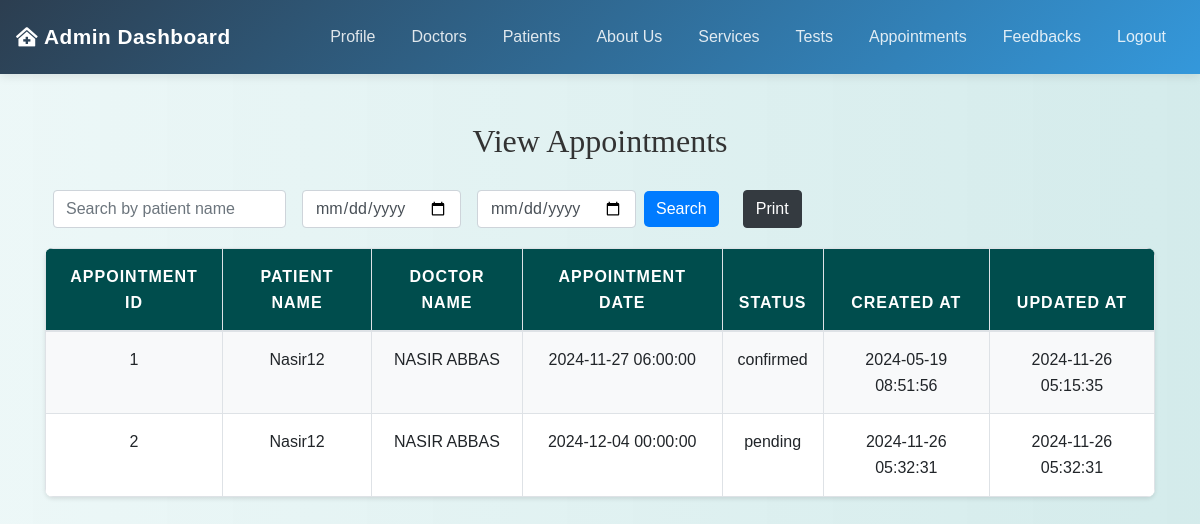
The page /admin/view_appointments.php (signed in) on the database as committed earlier.
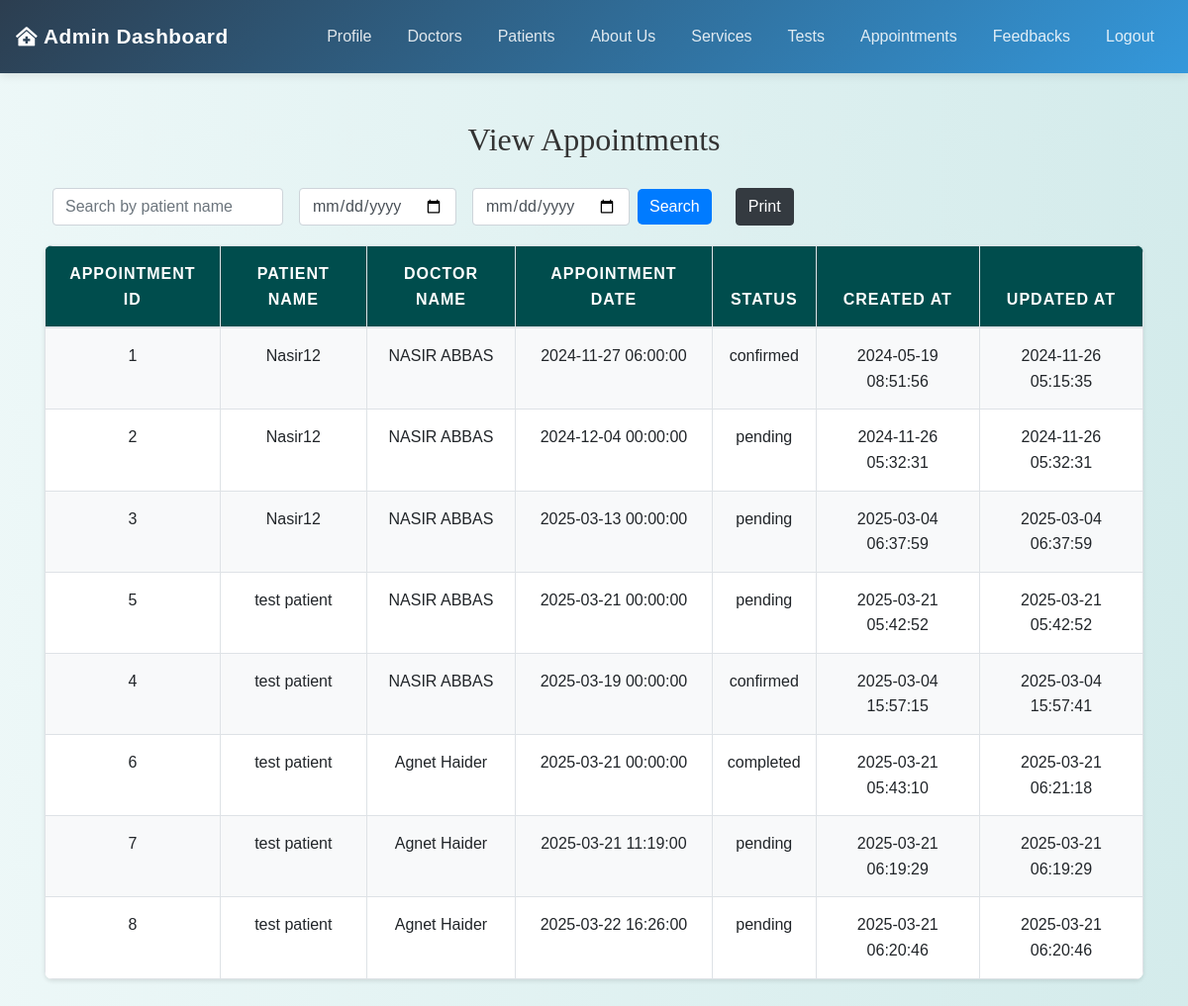
The same page on the database as committed later.
### tables this page shows
CREATE TABLE `appointments` (
  `appointment_id` int(11) NOT NULL,
  `patient_id` int(11) DEFAULT NULL,
  `doctor_id` int(11) DEFAULT NULL,
  `appointment_date` datetime DEFAULT NULL,
  `status` enum('pending','confirmed','completed','cancelled') DEFAULT 'pending',
  `created_at` timestamp NOT NULL DEFAULT current_timestamp(),
  `updated_at` timestamp NOT NULL DEFAULT current_timestamp() ON UPDATE current_timestamp()
);

CREATE TABLE `users` (
  `id` int(11) NOT NULL,
  `username` varchar(50) NOT NULL,
  `first_name` varchar(100) NOT NULL,
  `last_name` varchar(100) NOT NULL,
  `password` varchar(255) NOT NULL,
  `email` varchar(100) NOT NULL,
  `phone` varchar(20) NOT NULL,
  `mobile` varchar(15) NOT NULL,
  `cnic` varchar(20) NOT NULL,
  `state` varchar(100) NOT NULL,
  `city` varchar(100) NOT NULL,
  `age` int(11) DEFAULT NULL
);

CREATE TABLE `doctors` (
  `doctor_id` int(11) NOT NULL,
  `username` varchar(255) NOT NULL,
  `password` varchar(255) NOT NULL,
  `email` varchar(255) NOT NULL,
  `profile_pic` varchar(255) DEFAULT NULL,
  `full_name` varchar(255) NOT NULL,
  `clearance_certificate` varchar(255) NOT NULL,
  `certificate_number` varchar(255) NOT NULL,
  `status` enum('pending','approved','rejected') DEFAULT 'pending',
  `created_at` timestamp NOT NULL DEFAULT current_timestamp(),
  `updated_at` timestamp NOT NULL DEFAULT current_timestamp() ON UPDATE current_timestamp(),
  `specialization` varchar(255) DEFAULT NULL,
  `experience` int(11) DEFAULT NULL
);

### admin/view_appointments.php (the view, shortened to what this page needs)
<?php
include('config.php');
$search_patient_name = $from_date = $to_date = "";
$sql = "SELECT appointments.appointment_id, appointments.appointment_date, appointments.status,
                appointments.created_at, appointments.updated_at,
                doctors.full_name AS doctor_name, users.username AS patient_name
        FROM appointments
        INNER JOIN doctors ON appointments.doctor_id = doctors.doctor_id
        INNER JOIN users ON appointments.patient_id = users.id
        WHERE 1=1";
$stmt = mysqli_prepare($conn, $sql);
mysqli_stmt_execute($stmt);
$result = mysqli_stmt_get_result($stmt);
?>
<!DOCTYPE html>
<html lang="en">
<head>
    <link rel="stylesheet" href="https://maxcdn.bootstrapcdn.com/bootstrap/4.5.2/css/bootstrap.min.css">
    <link rel="stylesheet" href="../css/style.css">
</head>
<body>
<?php include('admin_navbar.php'); ?>
<div class="container mt-5">
    <h2>View Appointments</h2>
    <form method="get" action="<?php echo htmlspecialchars($_SERVER["PHP_SELF"]); ?>" class="form-inline mb-3">
        <div class="form-group mx-sm-2">
            <input type="text" name="search_patient_name" class="form-control" placeholder="Search by patient name" value="<?php echo htmlspecialchars($search_patient_name); ?>">
        </div>
        <div class="form-group mx-sm-2">
            <input type="date" name="from_date" class="form-control" value="<?php echo htmlspecialchars($from_date); ?>">
        </div>
        <div class="form-group mx-sm-2">
            <input type="date" name="to_date" class="form-control" value="<?php echo htmlspecialchars($to_date); ?>">
        </div>
        <button type="submit" class="btn btn-primary">Search</button>
<a href="" class="btn btn-dark float-right ml-4" onclick="window.print()">Print</a>
    </form>
    <table class="table">
        <thead>
            <tr>
                <th>Appointment ID</th>
                <th>Patient Name</th>
                <th>Doctor Name</th>
                <th>Appointment Date</th>
                <th>Status</th>
                <th>Created At</th>
                <th>Updated At</th>
            </tr>
        </thead>
        <tbody>
            <?php while ($row = mysqli_fetch_assoc($result)): ?>
                <tr>
                    <td><?php echo htmlspecialchars($row['appointment_id']); ?></td>
                    <td><?php echo htmlspecialchars($row['patient_name']); ?></td>
                    <td><?php echo htmlspecialchars($row['doctor_name']); ?></td>
                    <td><?php echo htmlspecialchars($row['appointment_date']); ?></td>
                    <td><?php echo htmlspecialchars($row['status']); ?></td>
                    <td><?php echo htmlspecialchars($row['created_at']); ?></td>
                    <td><?php echo htmlspecialchars($row['updated_at']); ?></td>
                </tr>
            <?php endwhile; ?>
        </tbody>
    </table>
</div>
</body>
</html>

Rows that differ between the two databases and show on the page:
added appointments: appointment_id "3", patient.username "Nasir12", doctor.full_name "NASIR ABBAS", appointment_date "2025-03-13 00:00:00", status "pending", created_at "2025-03-04 06:37:59", updated_at "2025-03-04 06:37:59"
added appointments: appointment_id "5", patient.username "test patient", doctor.full_name "NASIR ABBAS", appointment_date "2025-03-21 00:00:00", status "pending", created_at "2025-03-21 05:42:52", updated_at "2025-03-21 05:42:52"
added appointments: appointment_id "4", patient.username "test patient", doctor.full_name "NASIR ABBAS", appointment_date "2025-03-19 00:00:00", status "confirmed", created_at "2025-03-04 15:57:15", updated_at "2025-03-04 15:57:41"
added appointments: appointment_id "6", patient.username "test patient", doctor.full_name "Agnet Haider", appointment_date "2025-03-21 00:00:00", status "completed", created_at "2025-03-21 05:43:10", updated_at "2025-03-21 06:21:18"
added appointments: appointment_id "7", patient.username "test patient", doctor.full_name "Agnet Haider", appointment_date "2025-03-21 11:19:00", status "pending", created_at "2025-03-21 06:19:29", updated_at "2025-03-21 06:19:29"
added appointments: appointment_id "8", patient.username "test patient", doctor.full_name "Agnet Haider", appointment_date "2025-03-22 16:26:00", status "pending", created_at "2025-03-21 06:20:46", updated_at "2025-03-21 06:20:46"
